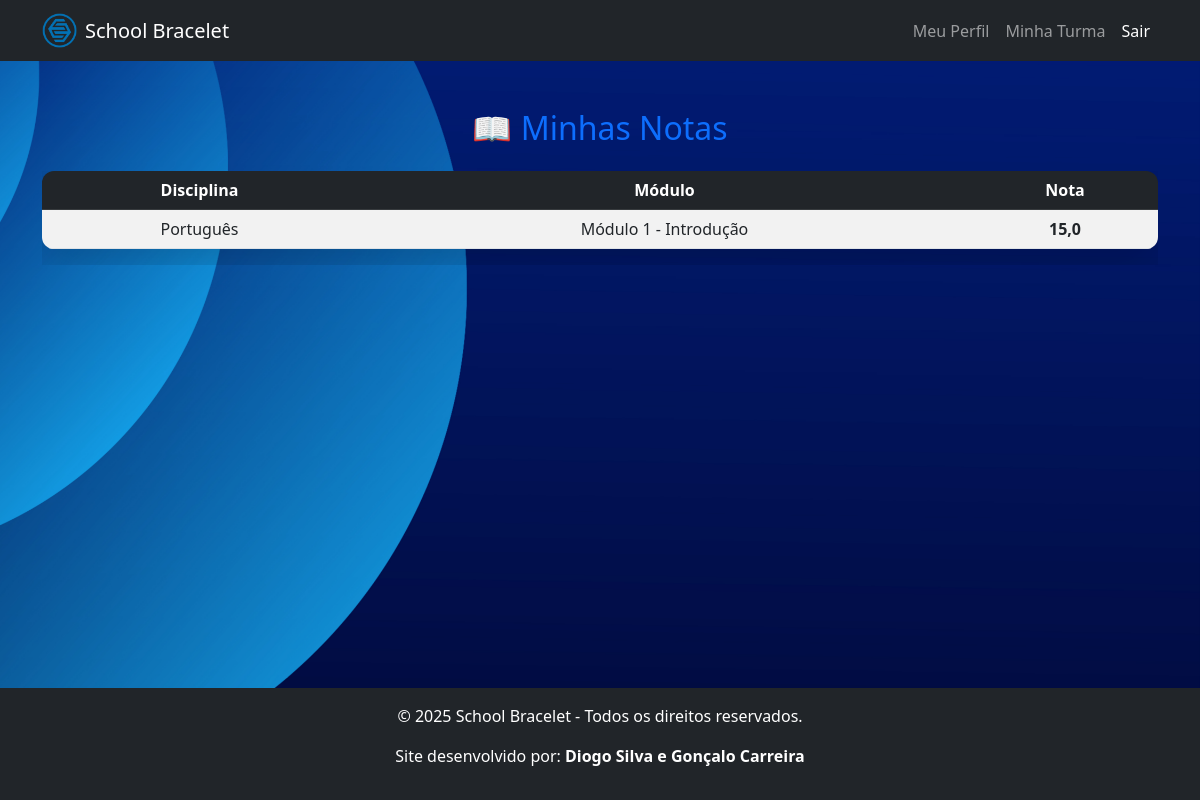
The app's page /views/student_grades.php (signed in) with its own data.
### tables this page shows
CREATE TABLE `notas` (
  `id` int(11) NOT NULL,
  `aluno_id` int(11) NOT NULL,
  `disciplina_id` int(11) NOT NULL,
  `modulo_id` int(11) NOT NULL,
  `nota` decimal(5,2) NOT NULL,
  `data_registro` timestamp NOT NULL DEFAULT current_timestamp()
);

CREATE TABLE `disciplinas` (
  `id` int(11) NOT NULL,
  `nome` varchar(255) NOT NULL
);

CREATE TABLE `modulos` (
  `id` int(11) NOT NULL,
  `nome` varchar(255) NOT NULL
);

### views/student_grades.php (the view, shortened to what this page needs)
<?php
include '../config/db.php';
include '../includes/head.php';
$aluno_id = $_SESSION['user_id'];
$query = $conn->prepare("
    SELECT d.nome AS disciplina, m.nome AS modulo, n.nota
    FROM notas n
    JOIN disciplinas d ON n.disciplina_id = d.id
    JOIN modulos m ON n.modulo_id = m.id
    WHERE n.aluno_id = ?
    ORDER BY d.nome, m.nome
");
$query->bind_param("i", $aluno_id);
$query->execute();
$result = $query->get_result();
?>
<link rel="stylesheet" href="https://cdn.jsdelivr.net/npm/bootstrap@5.3.0/dist/css/bootstrap.min.css">
<link rel="stylesheet" href="https://cdn.jsdelivr.net/npm/bootstrap-icons/font/bootstrap-icons.css">
<link rel="stylesheet" href="../public/css/dashboards.css">
<nav class="navbar navbar-expand-lg navbar-dark bg-dark">
    <div class="container">
        <a class="navbar-brand d-flex align-items-center" href="../views/dashboard_alunos.php">
            <img src="../public/img/logo-epbjc.png" alt="Logo" width="35" height="35" class="me-2">
            <span>School Bracelet</span>
        </a>
        <div class="collapse navbar-collapse" id="navbarNav">
            <ul class="navbar-nav ms-auto">
                <li class="nav-item"><a class="nav-link" href="student_profile.php">Meu Perfil</a></li>
                <li class="nav-item"><a class="nav-link" href="student_class.php">Minha Turma</a></li>
                <li class="nav-item"><a class="nav-link btn btn-danger text-white"
                        href="../controllers/logout.php">Sair</a></li>
            </ul>
        </div>
    </div>
</nav>
<div class="container mt-5">
    <h2 class="text-center text-primary">📖 Minhas Notas</h2>
    <div class="table-responsive mt-4">
        <table class="table table-hover table-striped shadow-lg">
            <thead class="table-dark text-center">
                <tr>
                    <th>Disciplina</th>
                    <th>Módulo</th>
                    <th>Nota</th>
                </tr>
            </thead>
            <tbody class="text-center">
                <?php if ($result->num_rows > 0): ?>
                    <?php while ($nota = $result->fetch_assoc()): ?>
                        <tr>
                            <td><?= htmlspecialchars($nota['disciplina']); ?></td>
                            <td><?= htmlspecialchars($nota['modulo']); ?></td>
                            <td><strong><?= number_format($nota['nota'], 1, ',', '.'); ?></strong></td>
                        </tr>
                    <?php endwhile; ?>
                <?php else: ?>
                    <tr>
                        <td colspan="3" class="text-center text-muted">Nenhuma nota disponível.</td>
                    </tr>
                <?php endif; ?>
            </tbody>
        </table>
    </div>
</div>
<?php include '../includes/footer.php'; ?>

### public/css/dashboards.css (style rules this page uses)
html, body { height: 100%; display: flex; flex-direction: column; background: url('../img/hero-bg.jpg') no-repeat center center fixed; background-size: cover; backdrop-filter: blur(10px); }
.container { flex: 1; }
.btn { transition: all 0.2s ease-in-out; }
.table { border-radius: 12px; overflow: hidden; }

### records on screen
notas: disciplina.nome "Português", modulo.nome "Módulo 1 - Introdução", nota "15,0"
